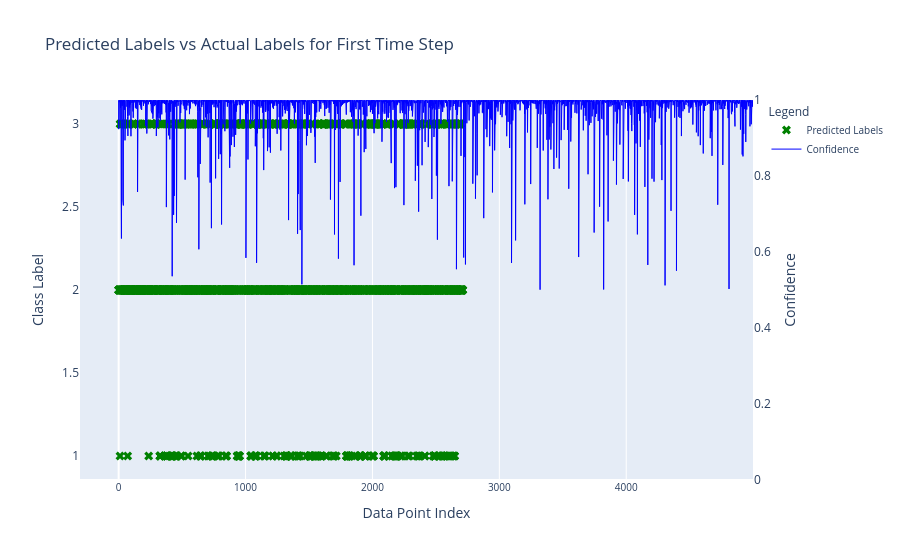

The notebook cell this image was saved under:
### Code cell
import plotly.graph_objects as go

# Assuming 'train_results' is a DataFrame containing the predicted labels, actual labels, and confidence values
# 'train_results' should have columns like 'Train Predictions', 'Actuals', and 'Confidence'
# 'train_results['Train Predictions']' should be an array of shape (14284,) containing the predicted class labels for the first time step in each sequence
# 'train_results['Actuals']' should be an array of shape (14284,) containing the actual class labels for the first time step in each sequence
# 'train_results['Confidence']' should be an array of shape (14284,) containing the confidence values between 0 and 1 for each data point

# Select the first 100 data points for plotting
num_data_points = 5000
actual_labels_first_timestep = correct_predictions['Actuals'][:num_data_points]
confidence_values = train_results['Confidence'][:num_data_points]

# Create the plot using Plotly
fig = go.Figure()


# Add the trace for the predicted labels as scatter points
fig.add_trace(go.Scatter(
    x=list(range(num_data_points)),
    y=actual_labels_first_timestep,
    mode='markers',  # Use 'markers' for scatter plot
    name='Predicted Labels',
    marker_symbol="x",
    marker=dict(color='green', size=8)  # Customize marker color and size
))


# Add the trace for the confidence values as a line with the secondary y-axis
fig.add_trace(go.Scatter(
    x=list(range(num_data_points)),
    y=confidence_values,
    mode='lines',  # Use 'lines' for the line plot
    name='Confidence',
    yaxis="y2",
    line=dict(color='blue', width=1)  # Customize line color and width
))

# Customize the layout with a secondary y-axis
fig.update_layout(
    title='Predicted Labels vs Actual Labels for First Time Step',
    xaxis_title='Data Point Index',
    yaxis=dict(title='Class Label', side='left', showgrid=False),
    yaxis2=dict(title='Confidence', side='right', overlaying='y', showgrid=False, range=(0,1)),
    legend=dict(title='Legend', font=dict(size=10)),
    xaxis=dict(tickfont=dict(size=10)),
)

# Show the plot
fig.show()

### Figure 1 — Plotly figure (JSON) as saved in the notebook; plotly's stock layout.template omitted (floating-point values rounded to 4 significant figures; data arrays with more than 128 entries replaced by an {"elided": "..."} marker saying what was removed)
{"data": [{"marker": {"color": "green", "size": 8, "symbol": "x"}, "mode": "markers", "name": "Predicted Labels", "type": "scatter", "x": {"elided": "5000 int values"}, "y": {"elided": "2713 int values"}}, {"line": {"color": "blue", "width": 1}, "mode": "lines", "name": "Confidence", "type": "scatter", "x": {"elided": "5000 int values"}, "y": {"elided": "5000 float values"}, "yaxis": "y2"}], "layout": {"legend": {"font": {"size": 10}, "title": {"text": "Legend"}}, "title": {"text": "Predicted Labels vs Actual Labels for First Time Step"}, "xaxis": {"tickfont": {"size": 10}, "title": {"text": "Data Point Index"}}, "yaxis": {"showgrid": false, "side": "left", "title": {"text": "Class Label"}}, "yaxis2": {"overlaying": "y", "range": [0, 1], "showgrid": false, "side": "right", "title": {"text": "Confidence"}}}}
